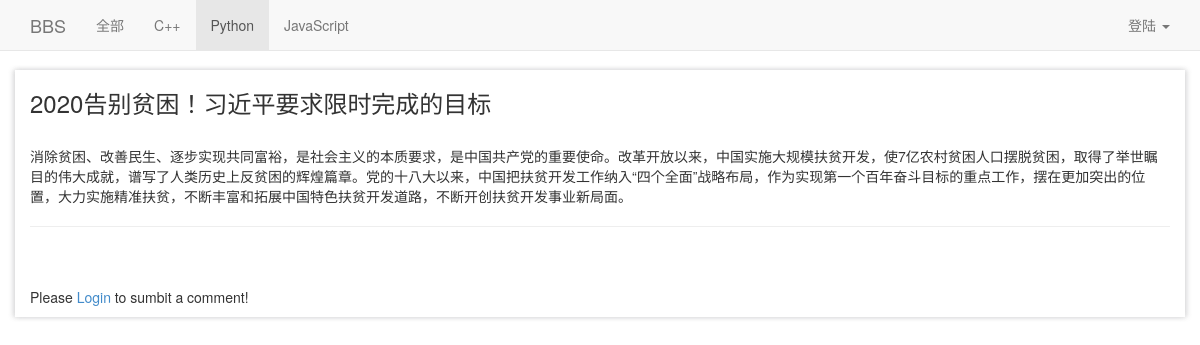
The page /bbs/detail/2/ on the database its author committed.
### bbs/models.py (models this page shows, shortened)
@python_2_unicode_compatible
class Category(models.Model):
    name = models.CharField(max_length=32, unique=True)
    administrator = models.ForeignKey('BBSUser')

@python_2_unicode_compatible
class BBS(models.Model):
    title = models.CharField(max_length=64)
    summary = models.CharField(max_length=256, blank=True)
    content = models.TextField()
    category = models.ForeignKey('Category')
    author = models.ForeignKey('BBSUser')
    view_count = models.IntegerField()
    ranking = models.IntegerField()
    created_at = models.DateTimeField(auto_now_add=True)
    updated_at = models.DateTimeField(auto_now_add=True)

### bbs/views.py (the view)
# urls.py: url(r'^bbs/detail/(\d+)/$', bbs_view.detail, name='detail'),
def detail(request, bid):
    bbs = BBS.objects.get(id=bid)
    bbs_categories = Category.objects.all()
    return render_to_response('bbs/detail.html', {'bbs_obj': bbs, 'user': request.user, 'bbs_category': bbs_categories, 'cata_id': bbs.category_id})

### bbs/templates/bbs/detail.html (shortened to what this page needs)
{%  extends 'bbs/index.html'%}
{% load comments %}
{% block page-content %}
<div class="contents">
    <h3> {{bbs_obj.title}} </h3>
    <br>
   {{bbs_obj.content|safe}}
</div>
<hr>
<div class='comments'>
    <div >
        {% get_comment_count for bbs_obj as comment_count %}
        <span class="glyphicon glyphicon-comment">
        </span>
    </div>
    <br>
    {% if user.is_authenticated%}
        <form action="/bbs/sub_comment/" method="POST">
        {% csrf_token %}
            <textarea cols=80 rows=3 name='comment_content'></textarea>
            <input type="hidden" name="bbs_id" value="{{bbs_obj.id}}" />
            <input type="submit" value="Add comment" id="id_submit" />
        </form>
    {%else%}
        <p>Please <a href='/login/'>Login</a> to sumbit a comment!</p>
    {%endif%}
    {% get_comment_list for bbs_obj as comment_list %}
</div>
{% endblock%}

### bbs/templates/bbs/index.html (shortened to what this page needs)
<!DOCTYPE html>
<html lang="en">
<head><meta http-equiv="Content-Type" content="text/html; charset=UTF-8">
    <link href="/static/css/bootstrap.min.css" rel="stylesheet">
    <link href="/static/css/navbar-fixed-top.css" rel="stylesheet">
    <link href="/static/css/customize.css" rel="stylesheet">
</head>
<body>
    <nav class="navbar navbar-default navbar-fixed-top" role="navigation">
      <div class="container ">
        <div class="navbar-header">
          <a class="navbar-brand" href="/bbs/">BBS</a>
        </div>
        <div id="navbar" class="navbar-collapse collapse">
          <ul class="nav navbar-nav">
            {% ifequal cata_id 0 %}
                <li class="active"><a href="/bbs/">全部</a></li>
            {%else%}
                <li class=""><a href="/bbs/">全部</a></li>
            {%endifequal%}
            {% for category in bbs_category %}
                {% ifequal category.id cata_id %}
                    <li class="active"><a href="/bbs/category/{{category.id}}/">{{category.name}}</a></li>
                {%else%}
                     <li class=""><a href="/bbs/category/{{category.id}}/">{{category.name}}</a></li>
                {%endifequal%}
            {%endfor %}
          </ul>
          <ul class="nav navbar-nav navbar-right">
            <li class="dropdown">
              <a href="#" class="dropdown-toggle  pull-right" data-toggle="dropdown">
              {% if user.is_authenticated%}
                {{user.username}}
              {%else%}
                登陆
               {%endif%}
               <span class="caret "></span></a>
            </li>
          </ul>
        </div>
      </div>
    </nav>
    <div class="container  center-container-hx ">
    {% block page-content %}{% endblock %}
    </div>
</body>
</html>

### bbs/static/bbs/css/navbar-fixed-top.css (style rules this page uses)
body { min-height: 2000px; padding-top: 70px; }

### bbs/static/bbs/css/customize.css (style rules this page uses)
.center-container-hx,.footer { box-shadow: 2px 0 5px rgba(214, 214, 215, 0.9), -2px 0 5px rgba(214, 214, 215, 0.9); }
.contents { margin-top:20px; }
* { word-wrap:break-word; }
.comments { width:70% }

### rows shown on the page
Category: name "C++"
Category: name "Python"
Category: name "JavaScript"
BBS: title "2020告别贫困！习近平要求限时完成的目标", content "消除贫困、改善民生、逐步实现共同富裕，是社会主义的本质要求，是中国共产党的重要使命。改革开放以来，中国实施大规模扶贫开发，使7亿农村贫困人口摆脱贫困，取得了举世瞩目的伟大成就，谱写了人类历史上反贫困的辉煌篇章。党的十八大以来，中国把扶贫开发工作纳入“四个全面”战略布局，作为实现第一个百年奋斗目标的重点工作，摆在更加突出的位置，大力实施精准扶贫，不断丰富和拓展中国特色扶贫开发道路，不断开创扶贫开发事业新局面。"
